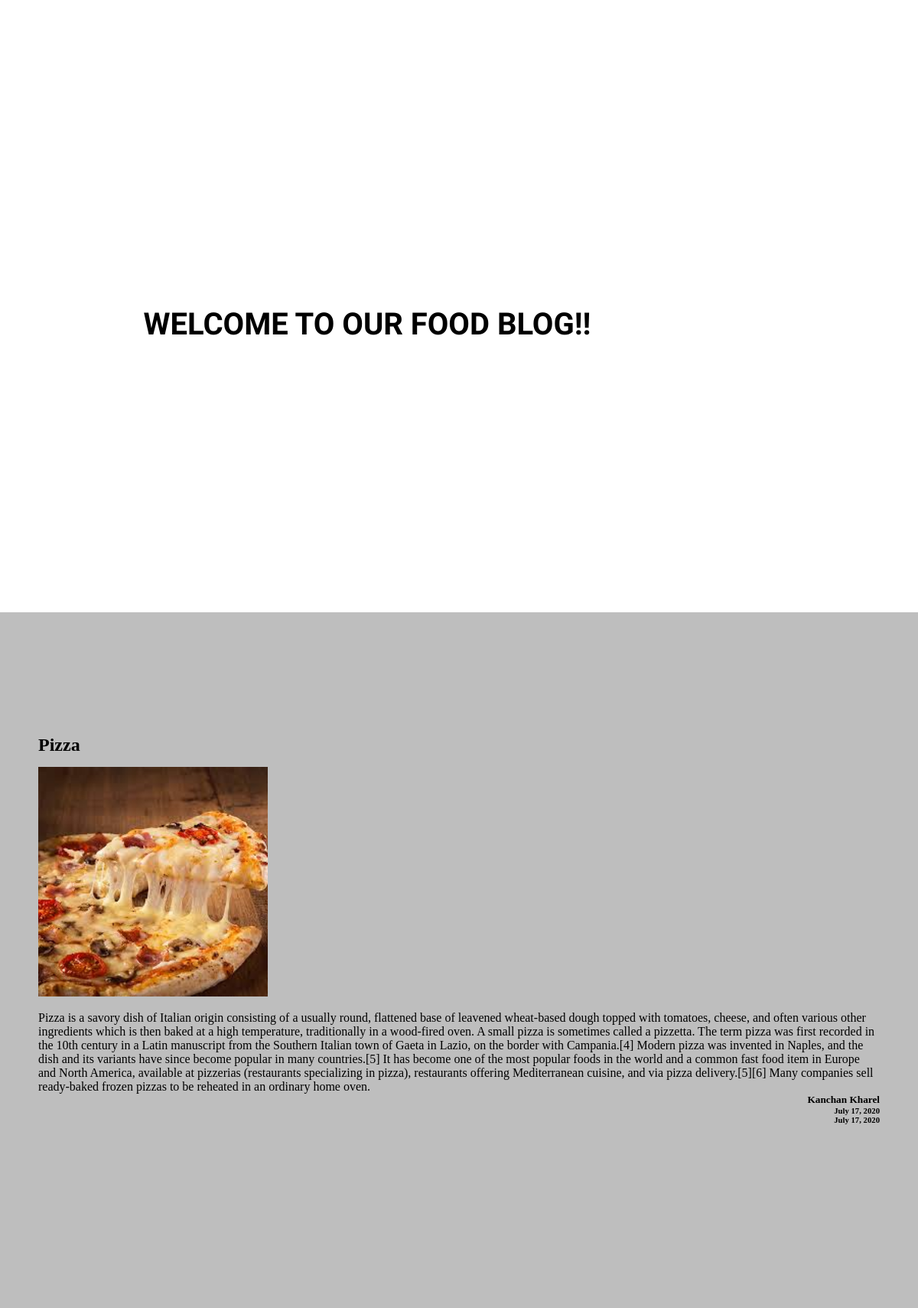
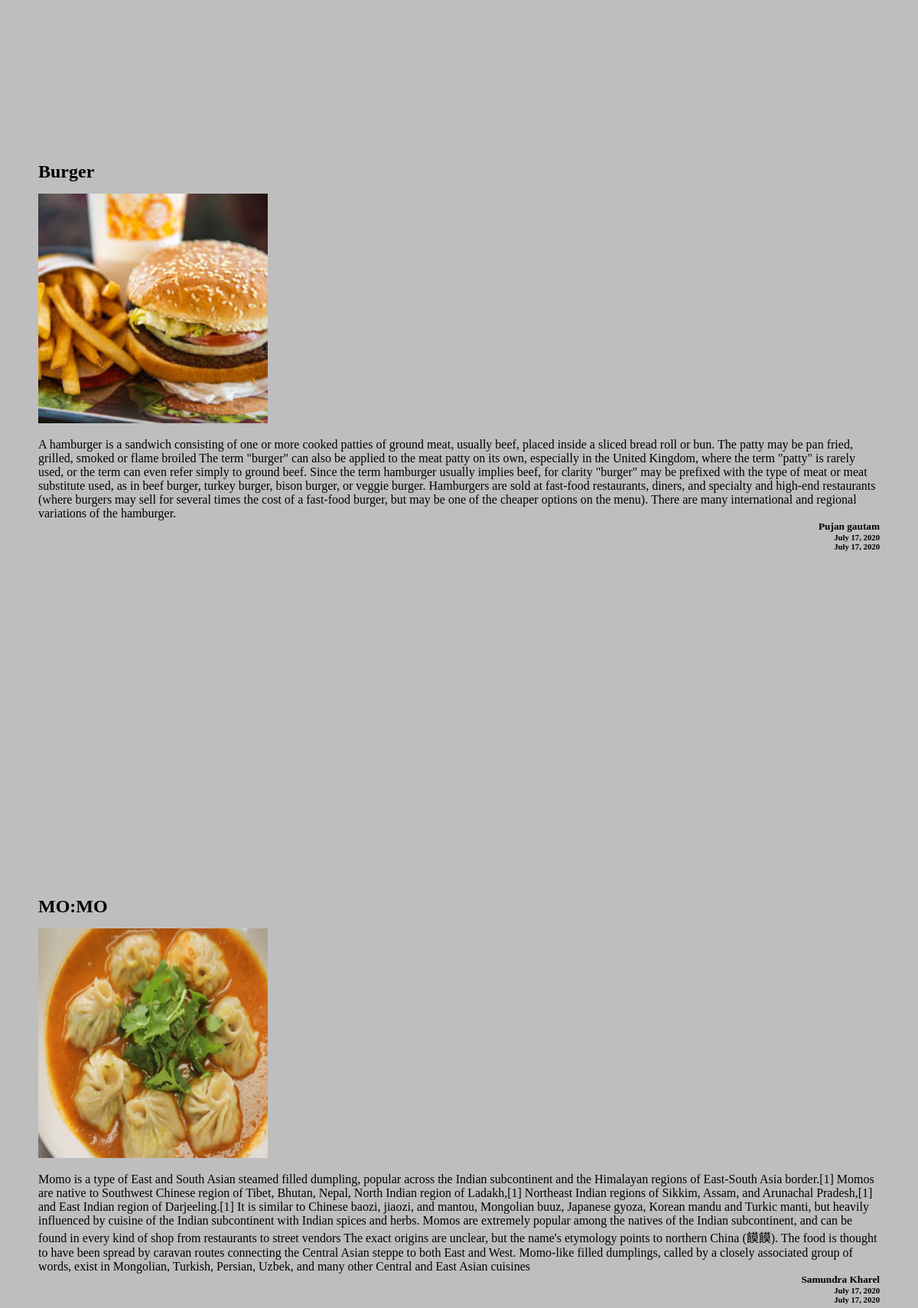
The page / (upper part) on the database its author committed (2 pictures, top to bottom).
### website/models.py (models this page shows, shortened)
class Blog(models.Model):
    title = models.CharField(max_length=200, null=True, blank=True)
    author = models.ForeignKey(AuthorInfo, on_delete=models.CASCADE)
    description = models.TextField()
    created_date = models.DateField(auto_now_add=True)
    updated_date = models.DateField(auto_now=True)
    image = models.ImageField(null=True)

class AuthorInfo(models.Model):
    name = models.CharField(max_length=200, null=True, blank=True)

### website/views.py (the view)
# urls.py: path('',landingPage, name='index')
def landingPage(request):
    blog = Blog.objects.all()
    context = {
        'blog':blog
    }
    return render(request, 'index.html', context)

### website/templates/index.html (shortened to what this page needs)
{% load static %}
<!DOCTYPE html>
<html>
<head>
	<link rel="stylesheet" type="text/css" href="{% static 'style.css' %}">
</head>
<body>
	<main>
		<div class="header">
			<div class="container">
				<div class="header-content">
                    <h1 class="l-font">Welcome to our Food blog!!</h1>
				</div>
			</div>
		</div>
        {% for item in blog %}
		<section class="intro">
			<div class="intro-content">
				<div class="intro-heading">
					<h1>{{item.title}} </h1>
				</div>
				<div class="intro-image">
					<img src="{{ item.image.url }}" style="height: 300px; width: 300px;">
				</div>
				<div class="intro-description">
					<p>{{ item.description }}</p>
					<h5 style="text-align: right">{{ item.author.name }}</h5>
					<h6 style="text-align: right">{{ item.created_date }}</h6>
					<h6 style="text-align: right">{{ item.updated_date }}</h6>
				</div>
            </div>
        </section>
        {% endfor %}
	</main>
</body>
</html>

### website/static/style.css (style rules this page uses)
* { margin:0px; padding: 0px; }
.l-font { font-family: 'Red Rose', cursive; text-transform: uppercase; }
body { background-image: url("https://images.unsplash.com/photo-1542435503-956c469947f6?ixlib=rb-1.2.1&ixid=eyJhcHBfaWQiOjEyMDd9&w=1000&q=80"); background-size: cover; background-attachment: fixed; position: relative; width: 100%; }
main { position: absolute; top: 0; left:0; width: 100% }
.container { width: 80% }
.header { height: 100vh; color: black; }
.header-content { text-align: center; padding-top: 50vh; }
.header-content h1 { font-size: 40px; }
.intro { background-color: #BEBEBE; padding: 20vh 0; height: 80vh; }
.intro-content { height: 100vh; margin: 0px 50px; }
.intro-heading h1 { padding-bottom:15px; }
.intro-image { padding-bottom: 15px; }

### rows shown on the page
Blog: title "Pizza", image (picture), description "Pizza is a savory dish of Italian origin consisting of a usually round, flattened base of leavened wheat-based dough topped with tomatoes, cheese, and often various other ingredients which is then baked at a high temperature, traditionally in a wood-fired oven. A small pizza is sometimes called a pizzetta. The term pizza was first recorded in the 10th century in a Latin manuscript from the Southern Italian town of Gaeta in Lazio, on the border with Campania.[4] Modern pizza was invented in Naples, and the dish and its variants have since become popular in many countries.[5] It has become one of the most popular foods in the world and a common fast food item in Europe and North America,…", author.name "Kanchan Kharel", created_date "July 17, 2020", updated_date "July 17, 2020"
Blog: title "Burger", image (picture), description "A hamburger is a sandwich consisting of one or more cooked patties of ground meat, usually beef, placed inside a sliced bread roll or bun. The patty may be pan fried, grilled, smoked or flame broiled The term \"burger\" can also be applied to the meat patty on its own, especially in the United Kingdom, where the term \"patty\" is rarely used, or the term can even refer simply to ground beef. Since the term hamburger usually implies beef, for clarity \"burger\" may be prefixed with the type of meat or meat substitute used, as in beef burger, turkey burger, bison burger, or veggie burger. Hamburgers are sold at fast-food restaurants, diners, and specialty and high-end restaurants (where burgers may…", author.name "Pujan gautam", created_date "July 17, 2020", updated_date "July 17, 2020"
Blog: title "MO:MO", image (picture), description "Momo is a type of East and South Asian steamed filled dumpling, popular across the Indian subcontinent and the Himalayan regions of East-South Asia border.[1] Momos are native to Southwest Chinese region of Tibet, Bhutan, Nepal, North Indian region of Ladakh,[1] Northeast Indian regions of Sikkim, Assam, and Arunachal Pradesh,[1] and East Indian region of Darjeeling.[1] It is similar to Chinese baozi, jiaozi, and mantou, Mongolian buuz, Japanese gyoza, Korean mandu and Turkic manti, but heavily influenced by cuisine of the Indian subcontinent with Indian spices and herbs. Momos are extremely popular among the natives of the Indian subcontinent, and can be found in every kind of shop from…", author.name "Samundra Kharel", created_date "July 17, 2020", updated_date "July 17, 2020"
